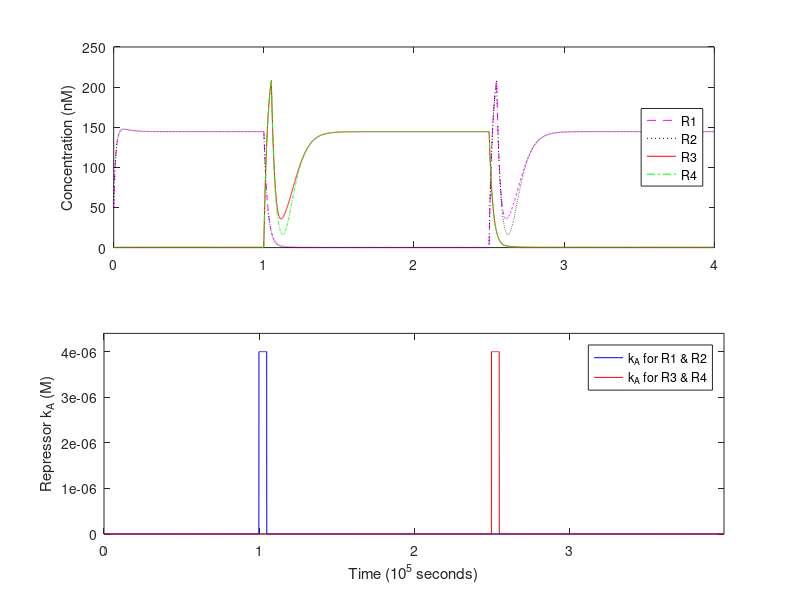

Write the MATLAB code that produced this figure.
% ============================== OCTAVE SETUP ==================================
    clear;
    format long;


% ========================== MODEL REACTION RATES ==============================

    % translation rates (1/s)
    Kt_R1 = 6e-4;
    Kt_R2 = 6e-4;
    Kt_R3 = 6e-4;
    Kt_R4 = 6e-4;

    % mRNA degradation rates (1/s)
    Kd_mR1P1 = 2.5e-3;
    Kd_mR4P1 = 2.5e-3;
    Kd_mR2P2 = 2.5e-3;
    Kd_mR3P2 = 2.5e-3;
    Kd_mR1P3 = 2.5e-3;
    Kd_mR2P4 = 2.5e-3;
    Kd_mR3P5 = 2.5e-3;
    Kd_mR4P6 = 2.5e-3;

    % protein degradation rates (1/s)
    Kd_R1 = 4e-4;
    Kd_R2 = 4e-4;
    Kd_R3 = 4e-4;
    Kd_R4 = 4e-4;

    % maximum/unrepressed transcription rates (M/s)
    Kb_P1 = 4e-10;
    Kb_P2 = 4e-10;
    Kb_P3 = 4e-10;
    Kb_P4 = 4e-10;
    Kb_P5 = 4e-10;
    Kb_P6 = 4e-10;

    % basal/leakage transcription rates (M/s)
    Kc_P1 = 0;
    Kc_P2 = 0;
    Kc_P3 = 0;
    Kc_P4 = 0;
    Kc_P5 = 0;
    Kc_P6 = 0;

    % Hill coefficients (scalar)
    Na_P1 = 1.3;
    Na_P2 = 1.3;
    Nr_R2P1 = 1.3;
    Nr_R4P2 = 1.3;
    Nr_R3P3 = 1.3;
    Nr_R3P4 = 1.3;
    Nr_R4P4 = 1.3;
    Nr_R1P5 = 1.3;
    Nr_R1P6 = 1.3;
    Nr_R2P6 = 1.3;

    % Hill activation constants (M)
    Ka_P1 = 2e-8;
    Ka_P2 = 2e-8;

    % Hill repression constants (M)
    Kr_R2P1 = 6e-10;
    Kr_R4P2 = 6e-10;
    Kr_R3P3 = 6e-10;
    Kr_R3P4 = 6e-10;
    Kr_R4P4 = 6e-10;
    Kr_R1P5 = 6e-10;
    Kr_R1P6 = 6e-10;
    Kr_R2P6 = 6e-10;


% ============================ INPUT PARAMETERS ================================

    % time settings
    dt = 60;                   % 1 minute timesteps
    simulation = 0 : dt : 4e5; % simulation length control

    % constant input vector
    Is = zeros(1, length(simulation));
    Is(:) = 0.1e-9;

    % induced decrease in repressor binding affinity used to trigger the switch
    switch_trigger = 4e-6 - 6e-10;

    % save original Hill repression constants
    Kr_R2P1_ori = Kr_R2P1;
    Kr_R4P2_ori = Kr_R4P2;
    Kr_R3P3_ori = Kr_R3P3;
    Kr_R3P4_ori = Kr_R3P4;
    Kr_R4P4_ori = Kr_R4P4;
    Kr_R1P5_ori = Kr_R1P5;
    Kr_R1P6_ori = Kr_R1P6;
    Kr_R2P6_ori = Kr_R2P6;

    % initial state concentrations (M)
    R1 = R2 = 50e-9;
    R3 = R4 = 0e-9;


% =============================== SIMULATION ===================================

    % preallocate arrays to store concentrations over time
    R1s = zeros(1, length(simulation));
    R2s = zeros(1, length(simulation));
    R3s = zeros(1, length(simulation));
    R4s = zeros(1, length(simulation));
    T12s = zeros(1, length(simulation));
    T34s = zeros(1, length(simulation));

    % precompute loop invariants and reduced coefficients
    a1 = Kt_R1 * Kb_P1 / Kd_mR1P1;
    a2 = Kt_R1 * Kb_P3 / Kd_mR1P3;
    b1 = Kt_R2 * Kb_P2 / Kd_mR2P2;
    b2 = Kt_R2 * Kb_P4 / Kd_mR2P4;
    c1 = Kt_R3 * Kb_P2 / Kd_mR3P2;
    c2 = Kt_R3 * Kb_P5 / Kd_mR3P5;
    d1 = Kt_R4 * Kb_P1 / Kd_mR4P1;
    d2 = Kt_R4 * Kb_P6 / Kd_mR4P6;

    % abstractions for activation & repression Hill-function
    function y = Ha(X, n, K)
        Xn = X^n;
        y = Xn / (K^n + Xn);
    endfunction
    function y = Hr(X, n, K)
        y = 1 / (1 + (X/K)^n);
    endfunction

    % actual simulation
    for t = 1 : length(simulation)

        % store current state
        R1s(t) = R1;
        R2s(t) = R2;
        R3s(t) = R3;
        R4s(t) = R4;

        % change binding following hold or release of switch trigger
        if t >= 1e5 / dt && t <= 1.05e5 / dt
            Kr_R1P5 = Kr_R1P5_ori + switch_trigger;
            Kr_R1P6 = Kr_R1P6_ori + switch_trigger;
            Kr_R2P6 = Kr_R2P6_ori + switch_trigger;
            Kr_R2P1 = Kr_R2P1_ori + switch_trigger;
            T12s(t) = Kr_R2P1_ori + switch_trigger;
            Kr_R3P3 = Kr_R3P3_ori;
            Kr_R3P4 = Kr_R3P4_ori;
            Kr_R4P4 = Kr_R4P4_ori;
            Kr_R4P2 = Kr_R4P2_ori;
        elseif t >= 2.50e5 / dt && t <= 2.55e5 / dt
            Kr_R1P5 = Kr_R1P5_ori;
            Kr_R1P6 = Kr_R1P6_ori;
            Kr_R2P6 = Kr_R2P6_ori;
            Kr_R2P1 = Kr_R2P1_ori;
            Kr_R3P3 = Kr_R3P3_ori + switch_trigger;
            Kr_R3P4 = Kr_R3P4_ori + switch_trigger;
            Kr_R4P4 = Kr_R4P4_ori + switch_trigger;
            Kr_R4P2 = Kr_R4P2_ori + switch_trigger;
            T34s(t) = Kr_R4P2_ori + switch_trigger;
        else
            Kr_R2P1 = Kr_R2P1_ori;
            Kr_R4P2 = Kr_R4P2_ori;
            Kr_R3P3 = Kr_R3P3_ori;
            Kr_R3P4 = Kr_R3P4_ori;
            Kr_R4P4 = Kr_R4P4_ori;
            Kr_R1P5 = Kr_R1P5_ori;
            Kr_R1P6 = Kr_R1P6_ori;
            Kr_R2P6 = Kr_R2P6_ori;
            T12s(t) = Kr_R2P1_ori;
            T34s(t) = Kr_R4P2_ori;
        endif

        % common subexpression optimization (used below)
        activationP1 = Ha(Is(t), Na_P1, Ka_P1);
        repressionP1 = Hr(R2, Nr_R2P1, Kr_R2P1);
        activationP2 = Ha(Is(t), Na_P2, Ka_P2);
        repressionP2 = Hr(R4, Nr_R4P2, Kr_R4P2);

        % compute variation
        dR1dt = Kc_P1+Kc_P3 + a1*activationP1*repressionP1 + a2*Hr(R3, Nr_R3P3, Kr_R3P3) - Kd_R1*R1;
        dR2dt = Kc_P2+Kc_P4 + b1*activationP2*repressionP2 + b2*Hr(R3, Nr_R3P4, Kr_R3P4)*Hr(R4, Nr_R4P4, Kr_R4P4) - Kd_R2*R2;
        dR3dt = Kc_P2+Kc_P5 + c1*activationP2*repressionP2 + c2*Hr(R1, Nr_R1P5, Kr_R1P5) - Kd_R3*R3;
        dR4dt = Kc_P1+Kc_P6 + d1*activationP1*repressionP1 + d2*Hr(R1, Nr_R1P6, Kr_R1P6)*Hr(R2, Nr_R2P6, Kr_R2P6) - Kd_R4*R4;

        % apply state changes
        R1 += dR1dt * dt;
        R2 += dR2dt * dt;
        R3 += dR3dt * dt;
        R4 += dR4dt * dt;

    endfor


% ================================ RESULTS =====================================

    figure;
    hold on;

    % scale data for easier visualization
    timescale = 1e5;
    quantscale = 1e-9;
    x = simulation / timescale;
    yR1 = R1s / quantscale;
    yR2 = R2s / quantscale;
    yR3 = R3s / quantscale;
    yR4 = R4s / quantscale;

    % result subplot
    subplot(2, 1, 1);
    plot(x,yR1,'--m;R1;', x,yR2,':k;R2;', x,yR3,'-r;R3;', x,yR4,'-.g;R4;');
    pbaspect([1 0.334 1]);
    legend('location', 'east');
    ylabel("Concentration (nM)");

    % trigger subplot
    subplot(2, 1, 2);
    plot(x,T12s,'-b;k_A for R1 & R2;', x,T34s,'-r;k_A for R3 & R4;');
    axis([-Inf, +Inf, 0, max(T12s)*1.1]);
    xlabel("Time (10^5 seconds)");
    ylabel("Repressor k_A (M)");

    hold off;
    print(strcat('switch-qssa-', num2str(Is(1)/quantscale), '_.pdf')); % put in the folder the script is run from
